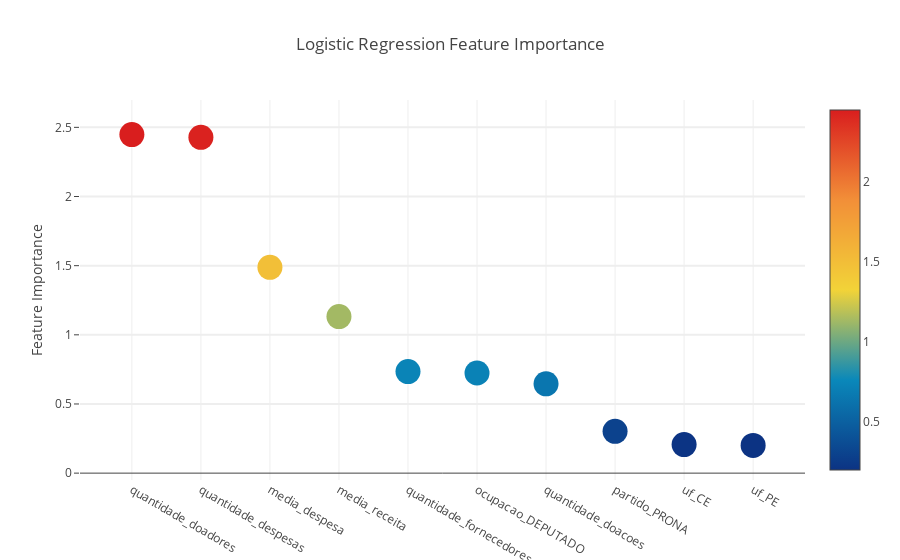

Notebook code for this chart:
### Markdown cell above
### Logistic Regression

### Code cell
lr   = load_trained_model(ModelsPaths.LR_PATH)
plot_feature_importances(lr, ModelsNames.LR)

### Figure 1 — Plotly figure (JSON) as saved in the notebook; plotly's stock layout.template omitted (floating-point values rounded to 4 significant figures)
{"data": [{"marker": {"cauto": true, "cmax": 2.447, "cmin": 0.2007, "color": [2.447, 2.428, 1.488, 1.132, 0.7342, 0.7237, 0.646, 0.302, 0.2065, 0.2007], "colorscale": "Portland", "showscale": true, "size": 25, "sizemode": "diameter", "sizeref": 1}, "mode": "markers", "text": ["quantidade_doadores", "quantidade_despesas", "media_despesa", "media_receita", "quantidade_fornecedores", "ocupacao_DEPUTADO", "quantidade_doacoes", "partido_PRONA", "uf_CE", "uf_PE"], "type": "scatter", "uid": "82a89f97-c080-4bbe-9f0b-82d66c952771", "x": ["quantidade_doadores", "quantidade_despesas", "media_despesa", "media_receita", "quantidade_fornecedores", "ocupacao_DEPUTADO", "quantidade_doacoes", "partido_PRONA", "uf_CE", "uf_PE"], "y": [2.447, 2.428, 1.488, 1.132, 0.7342, 0.7237, 0.646, 0.302, 0.2065, 0.2007]}], "layout": {"autosize": true, "hovermode": "closest", "showlegend": false, "title": "Logistic Regression Feature Importance", "xaxis": {"autorange": true, "range": [-0.6631, 9.663], "type": "category"}, "yaxis": {"autorange": true, "gridwidth": 2, "range": [-0.1083, 2.756], "ticklen": 5, "title": "Feature Importance", "type": "linear"}}}
